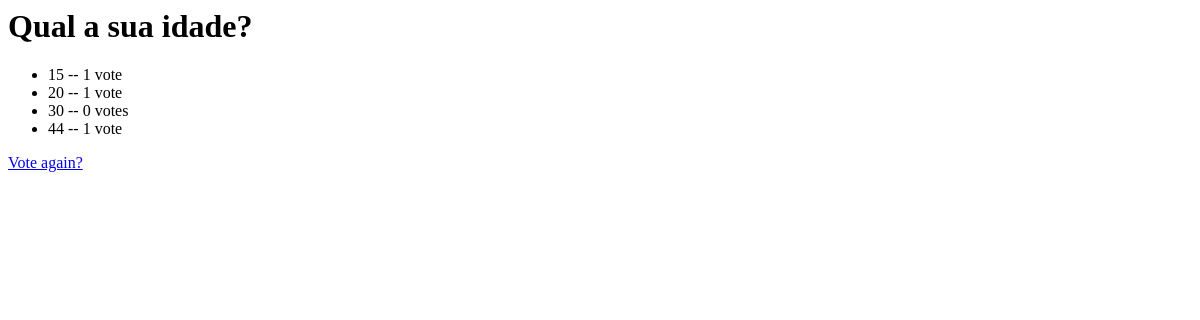
/polls/3/results/, run on an earlier commit of the app's database.
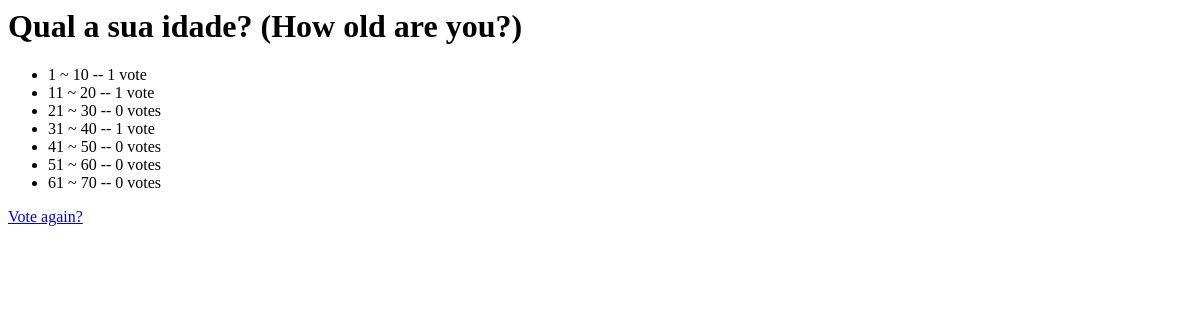
And on a later commit of the database.
### polls/models.py (models this page shows, shortened)
class Question(models.Model):
    question_text = models.CharField(max_length=200)
    pub_date = models.DateTimeField('date published')

class Choice(models.Model):
    question = models.ForeignKey(Question, on_delete=models.CASCADE)
    choice_text = models.CharField(max_length=200)
    votes = models.IntegerField(default=0)

### polls/views.py (the view)
# urls.py: path('<int:pk>/results/', views.ResultsView.as_view(), name='results'),
class ResultsView(generic.DetailView):
    model = Question
    template_name = 'polls/results.html'

### polls/templates/polls/results.html
<h1>{{ question.question_text }}</h1>
<ul>
{% for choice in question.choice_set.all %}
    <li>{{ choice.choice_text }} -- {{ choice.votes }} vote{{ choice.votes|pluralize }}</li>
{% endfor %}
</ul>
<a href="{% url 'polls:detail' question.id %}">Vote again?</a>

What changed in the data, as far as the page shows it:
changed Question: question_text "Qual a sua idade?" → "Qual a sua idade? (How old are you?)"
changed Choice (number 1 of 7 on the later page): choice_text "15" → "1 ~ 10"
changed Choice (number 2 of 7 on the later page): choice_text "20" → "11 ~ 20"
changed Choice (number 3 of 7 on the later page): choice_text "30" → "21 ~ 30"
changed Choice (number 4 of 7 on the later page): choice_text "44" → "31 ~ 40"
added Choice: choice_text "41 ~ 50", votes "0"
added Choice: choice_text "51 ~ 60", votes "0"
added Choice: choice_text "61 ~ 70", votes "0"
